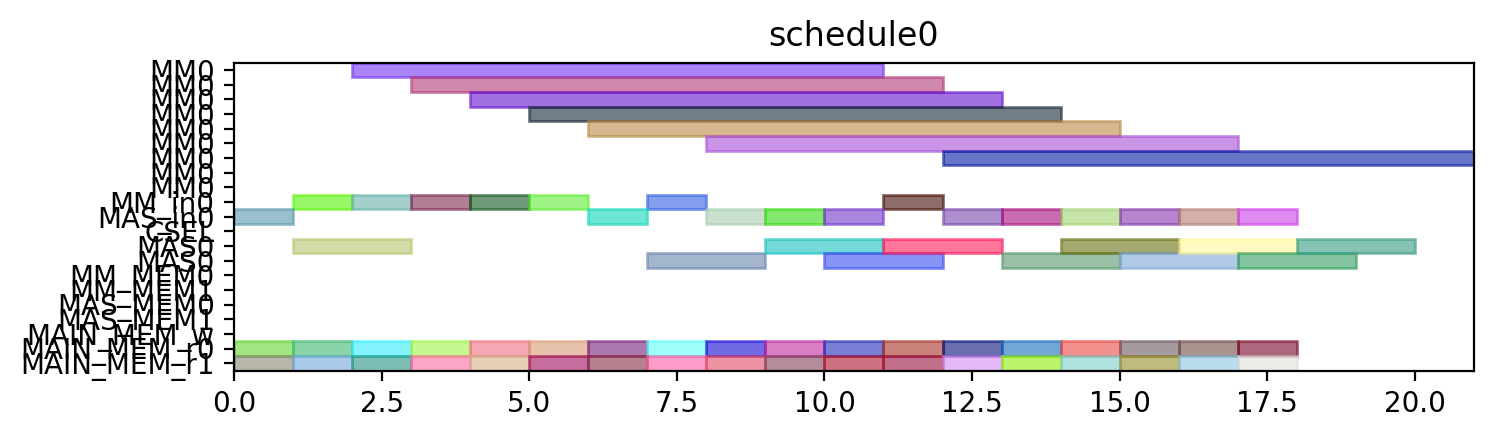

This figure's Python source:
from pyschedule import Scenario, solvers, plotters, alt


def solve():
	horizon = 120
	S = Scenario("schedule0", horizon=horizon)

	# resource
	MM = S.Resources('MM', num=1, size=9)
	MM_in = S.Resources('MM_in', num=1)
	MAS_in = S.Resources('MAS_in', num=1)
	CSEL = S.Resource('CSEL')
	MAS = S.Resources('MAS', num=1, size=2, periods=range(1, horizon))
	MM_MEM = S.Resources('MM_MEM', num=2)
	MAS_MEM = S.Resources('MAS_MEM', num=2)
	MAIN_MEM_w = S.Resource('MAIN_MEM_w', size=1)
	MAIN_MEM_r = S.Resources('MAIN_MEM_r', num=2)

	# result of previous scheduling

	# new tasks
	t0_t0 = S.Task('t0_t0', length=2, delay_cost=1)
	t0_t0 += alt(MAS)
	t0_t0_in = S.Task('t0_t0_in', length=1, delay_cost=1)
	t0_t0_in += alt(MAS_in)
	S += t0_t0_in*MAS_in[0]<=t0_t0*MAS[0]

	t0_t0_mem0 = S.Task('t0_t0_mem0', length=1, delay_cost=1)
	t0_t0_mem0 += MAIN_MEM_r[0]
	S += t0_t0_mem0 <= t0_t0

	t0_t0_mem1 = S.Task('t0_t0_mem1', length=1, delay_cost=1)
	t0_t0_mem1 += MAIN_MEM_r[1]
	S += t0_t0_mem1 <= t0_t0

	t0_t1 = S.Task('t0_t1', length=2, delay_cost=1)
	t0_t1 += alt(MAS)
	t0_t1_in = S.Task('t0_t1_in', length=1, delay_cost=1)
	t0_t1_in += alt(MAS_in)
	S += t0_t1_in*MAS_in[0]<=t0_t1*MAS[0]

	t0_t1_mem0 = S.Task('t0_t1_mem0', length=1, delay_cost=1)
	t0_t1_mem0 += MAIN_MEM_r[0]
	S += t0_t1_mem0 <= t0_t1

	t0_t1_mem1 = S.Task('t0_t1_mem1', length=1, delay_cost=1)
	t0_t1_mem1 += MAIN_MEM_r[1]
	S += t0_t1_mem1 <= t0_t1

	t0_t3 = S.Task('t0_t3', length=9, delay_cost=1)
	t0_t3 += alt(MM)
	t0_t3_in = S.Task('t0_t3_in', length=1, delay_cost=1)
	t0_t3_in += alt(MM_in)
	S += t0_t3_in*MM_in[0]<=t0_t3*MM[0]
	t0_t3_mem0 = S.Task('t0_t3_mem0', length=1, delay_cost=1)
	t0_t3_mem0 += MAIN_MEM_r[0]
	S += t0_t3_mem0 <= t0_t3

	t0_t3_mem1 = S.Task('t0_t3_mem1', length=1, delay_cost=1)
	t0_t3_mem1 += MAIN_MEM_r[1]
	S += t0_t3_mem1 <= t0_t3

	t1_t0 = S.Task('t1_t0', length=2, delay_cost=1)
	t1_t0 += alt(MAS)
	t1_t0_in = S.Task('t1_t0_in', length=1, delay_cost=1)
	t1_t0_in += alt(MAS_in)
	S += t1_t0_in*MAS_in[0]<=t1_t0*MAS[0]

	t1_t0_mem0 = S.Task('t1_t0_mem0', length=1, delay_cost=1)
	t1_t0_mem0 += MAIN_MEM_r[0]
	S += t1_t0_mem0 <= t1_t0

	t1_t0_mem1 = S.Task('t1_t0_mem1', length=1, delay_cost=1)
	t1_t0_mem1 += MAIN_MEM_r[1]
	S += t1_t0_mem1 <= t1_t0

	t1_t1 = S.Task('t1_t1', length=2, delay_cost=1)
	t1_t1 += alt(MAS)
	t1_t1_in = S.Task('t1_t1_in', length=1, delay_cost=1)
	t1_t1_in += alt(MAS_in)
	S += t1_t1_in*MAS_in[0]<=t1_t1*MAS[0]

	t1_t1_mem0 = S.Task('t1_t1_mem0', length=1, delay_cost=1)
	t1_t1_mem0 += MAIN_MEM_r[0]
	S += t1_t1_mem0 <= t1_t1

	t1_t1_mem1 = S.Task('t1_t1_mem1', length=1, delay_cost=1)
	t1_t1_mem1 += MAIN_MEM_r[1]
	S += t1_t1_mem1 <= t1_t1

	t1_t3 = S.Task('t1_t3', length=9, delay_cost=1)
	t1_t3 += alt(MM)
	t1_t3_in = S.Task('t1_t3_in', length=1, delay_cost=1)
	t1_t3_in += alt(MM_in)
	S += t1_t3_in*MM_in[0]<=t1_t3*MM[0]
	t1_t3_mem0 = S.Task('t1_t3_mem0', length=1, delay_cost=1)
	t1_t3_mem0 += MAIN_MEM_r[0]
	S += t1_t3_mem0 <= t1_t3

	t1_t3_mem1 = S.Task('t1_t3_mem1', length=1, delay_cost=1)
	t1_t3_mem1 += MAIN_MEM_r[1]
	S += t1_t3_mem1 <= t1_t3

	t2_t2 = S.Task('t2_t2', length=2, delay_cost=1)
	t2_t2 += alt(MAS)
	t2_t2_in = S.Task('t2_t2_in', length=1, delay_cost=1)
	t2_t2_in += alt(MAS_in)
	S += t2_t2_in*MAS_in[0]<=t2_t2*MAS[0]

	t2_t2_mem0 = S.Task('t2_t2_mem0', length=1, delay_cost=1)
	t2_t2_mem0 += MAIN_MEM_r[0]
	S += t2_t2_mem0 <= t2_t2

	t2_t2_mem1 = S.Task('t2_t2_mem1', length=1, delay_cost=1)
	t2_t2_mem1 += MAIN_MEM_r[1]
	S += t2_t2_mem1 <= t2_t2

	t5_t0 = S.Task('t5_t0', length=9, delay_cost=1)
	t5_t0 += alt(MM)
	t5_t0_in = S.Task('t5_t0_in', length=1, delay_cost=1)
	t5_t0_in += alt(MM_in)
	S += t5_t0_in*MM_in[0]<=t5_t0*MM[0]
	t5_t0_mem0 = S.Task('t5_t0_mem0', length=1, delay_cost=1)
	t5_t0_mem0 += MAIN_MEM_r[0]
	S += t5_t0_mem0 <= t5_t0

	t5_t0_mem1 = S.Task('t5_t0_mem1', length=1, delay_cost=1)
	t5_t0_mem1 += MAIN_MEM_r[1]
	S += t5_t0_mem1 <= t5_t0

	t5_t1 = S.Task('t5_t1', length=9, delay_cost=1)
	t5_t1 += alt(MM)
	t5_t1_in = S.Task('t5_t1_in', length=1, delay_cost=1)
	t5_t1_in += alt(MM_in)
	S += t5_t1_in*MM_in[0]<=t5_t1*MM[0]
	t5_t1_mem0 = S.Task('t5_t1_mem0', length=1, delay_cost=1)
	t5_t1_mem0 += MAIN_MEM_r[0]
	S += t5_t1_mem0 <= t5_t1

	t5_t1_mem1 = S.Task('t5_t1_mem1', length=1, delay_cost=1)
	t5_t1_mem1 += MAIN_MEM_r[1]
	S += t5_t1_mem1 <= t5_t1

	t5_t2 = S.Task('t5_t2', length=2, delay_cost=1)
	t5_t2 += alt(MAS)
	t5_t2_in = S.Task('t5_t2_in', length=1, delay_cost=1)
	t5_t2_in += alt(MAS_in)
	S += t5_t2_in*MAS_in[0]<=t5_t2*MAS[0]

	t5_t2_mem0 = S.Task('t5_t2_mem0', length=1, delay_cost=1)
	t5_t2_mem0 += MAIN_MEM_r[0]
	S += t5_t2_mem0 <= t5_t2

	t5_t2_mem1 = S.Task('t5_t2_mem1', length=1, delay_cost=1)
	t5_t2_mem1 += MAIN_MEM_r[1]
	S += t5_t2_mem1 <= t5_t2

	t5_t3 = S.Task('t5_t3', length=2, delay_cost=1)
	t5_t3 += alt(MAS)
	t5_t3_in = S.Task('t5_t3_in', length=1, delay_cost=1)
	t5_t3_in += alt(MAS_in)
	S += t5_t3_in*MAS_in[0]<=t5_t3*MAS[0]

	t5_t3_mem0 = S.Task('t5_t3_mem0', length=1, delay_cost=1)
	t5_t3_mem0 += MAIN_MEM_r[0]
	S += t5_t3_mem0 <= t5_t3

	t5_t3_mem1 = S.Task('t5_t3_mem1', length=1, delay_cost=1)
	t5_t3_mem1 += MAIN_MEM_r[1]
	S += t5_t3_mem1 <= t5_t3

	t7_t0 = S.Task('t7_t0', length=2, delay_cost=1)
	t7_t0 += alt(MAS)
	t7_t0_in = S.Task('t7_t0_in', length=1, delay_cost=1)
	t7_t0_in += alt(MAS_in)
	S += t7_t0_in*MAS_in[0]<=t7_t0*MAS[0]

	t7_t0_mem0 = S.Task('t7_t0_mem0', length=1, delay_cost=1)
	t7_t0_mem0 += MAIN_MEM_r[0]
	S += t7_t0_mem0 <= t7_t0

	t7_t0_mem1 = S.Task('t7_t0_mem1', length=1, delay_cost=1)
	t7_t0_mem1 += MAIN_MEM_r[1]
	S += t7_t0_mem1 <= t7_t0

	t7_t1 = S.Task('t7_t1', length=2, delay_cost=1)
	t7_t1 += alt(MAS)
	t7_t1_in = S.Task('t7_t1_in', length=1, delay_cost=1)
	t7_t1_in += alt(MAS_in)
	S += t7_t1_in*MAS_in[0]<=t7_t1*MAS[0]

	t7_t1_mem0 = S.Task('t7_t1_mem0', length=1, delay_cost=1)
	t7_t1_mem0 += MAIN_MEM_r[0]
	S += t7_t1_mem0 <= t7_t1

	t7_t1_mem1 = S.Task('t7_t1_mem1', length=1, delay_cost=1)
	t7_t1_mem1 += MAIN_MEM_r[1]
	S += t7_t1_mem1 <= t7_t1

	t7_t3 = S.Task('t7_t3', length=9, delay_cost=1)
	t7_t3 += alt(MM)
	t7_t3_in = S.Task('t7_t3_in', length=1, delay_cost=1)
	t7_t3_in += alt(MM_in)
	S += t7_t3_in*MM_in[0]<=t7_t3*MM[0]
	t7_t3_mem0 = S.Task('t7_t3_mem0', length=1, delay_cost=1)
	t7_t3_mem0 += MAIN_MEM_r[0]
	S += t7_t3_mem0 <= t7_t3

	t7_t3_mem1 = S.Task('t7_t3_mem1', length=1, delay_cost=1)
	t7_t3_mem1 += MAIN_MEM_r[1]
	S += t7_t3_mem1 <= t7_t3

	t10_t0 = S.Task('t10_t0', length=9, delay_cost=1)
	t10_t0 += alt(MM)
	t10_t0_in = S.Task('t10_t0_in', length=1, delay_cost=1)
	t10_t0_in += alt(MM_in)
	S += t10_t0_in*MM_in[0]<=t10_t0*MM[0]
	t10_t0_mem0 = S.Task('t10_t0_mem0', length=1, delay_cost=1)
	t10_t0_mem0 += MAIN_MEM_r[0]
	S += t10_t0_mem0 <= t10_t0

	t10_t0_mem1 = S.Task('t10_t0_mem1', length=1, delay_cost=1)
	t10_t0_mem1 += MAIN_MEM_r[1]
	S += t10_t0_mem1 <= t10_t0

	t10_t1 = S.Task('t10_t1', length=9, delay_cost=1)
	t10_t1 += alt(MM)
	t10_t1_in = S.Task('t10_t1_in', length=1, delay_cost=1)
	t10_t1_in += alt(MM_in)
	S += t10_t1_in*MM_in[0]<=t10_t1*MM[0]
	t10_t1_mem0 = S.Task('t10_t1_mem0', length=1, delay_cost=1)
	t10_t1_mem0 += MAIN_MEM_r[0]
	S += t10_t1_mem0 <= t10_t1

	t10_t1_mem1 = S.Task('t10_t1_mem1', length=1, delay_cost=1)
	t10_t1_mem1 += MAIN_MEM_r[1]
	S += t10_t1_mem1 <= t10_t1

	t10_t2 = S.Task('t10_t2', length=2, delay_cost=1)
	t10_t2 += alt(MAS)
	t10_t2_in = S.Task('t10_t2_in', length=1, delay_cost=1)
	t10_t2_in += alt(MAS_in)
	S += t10_t2_in*MAS_in[0]<=t10_t2*MAS[0]

	t10_t2_mem0 = S.Task('t10_t2_mem0', length=1, delay_cost=1)
	t10_t2_mem0 += MAIN_MEM_r[0]
	S += t10_t2_mem0 <= t10_t2

	t10_t2_mem1 = S.Task('t10_t2_mem1', length=1, delay_cost=1)
	t10_t2_mem1 += MAIN_MEM_r[1]
	S += t10_t2_mem1 <= t10_t2

	t10_t3 = S.Task('t10_t3', length=2, delay_cost=1)
	t10_t3 += alt(MAS)
	t10_t3_in = S.Task('t10_t3_in', length=1, delay_cost=1)
	t10_t3_in += alt(MAS_in)
	S += t10_t3_in*MAS_in[0]<=t10_t3*MAS[0]

	t10_t3_mem0 = S.Task('t10_t3_mem0', length=1, delay_cost=1)
	t10_t3_mem0 += MAIN_MEM_r[0]
	S += t10_t3_mem0 <= t10_t3

	t10_t3_mem1 = S.Task('t10_t3_mem1', length=1, delay_cost=1)
	t10_t3_mem1 += MAIN_MEM_r[1]
	S += t10_t3_mem1 <= t10_t3

	solvers.mip.solve(S,msg=1,kind='CPLEX',ratio_gap=1.01)

	solution = [['hoge']*len(S.solution()[1]) for i in range(len(S.solution()))]
	for i in range(len(S.solution())):
		for j in range(len(S.solution()[i])):
			solution[i][j]=str(S.solution()[i][j])
	print(solution)

	cycles = int(solution[-1][3])

	pic_file_name = "/mnt/rose/usr1/fukuda/ABE/multiRAM_multiMAS_16mux/scheduling_result/stage9MM1_stage2MAS1/EP2_DBL_w_EVAL/schedule0.png"
	if(S.solution() != []):
		plotters.matplotlib.plot(S,img_filename=pic_file_name, show_task_labels=False, fig_size=(cycles*0.25+3, 2))

	return solution
